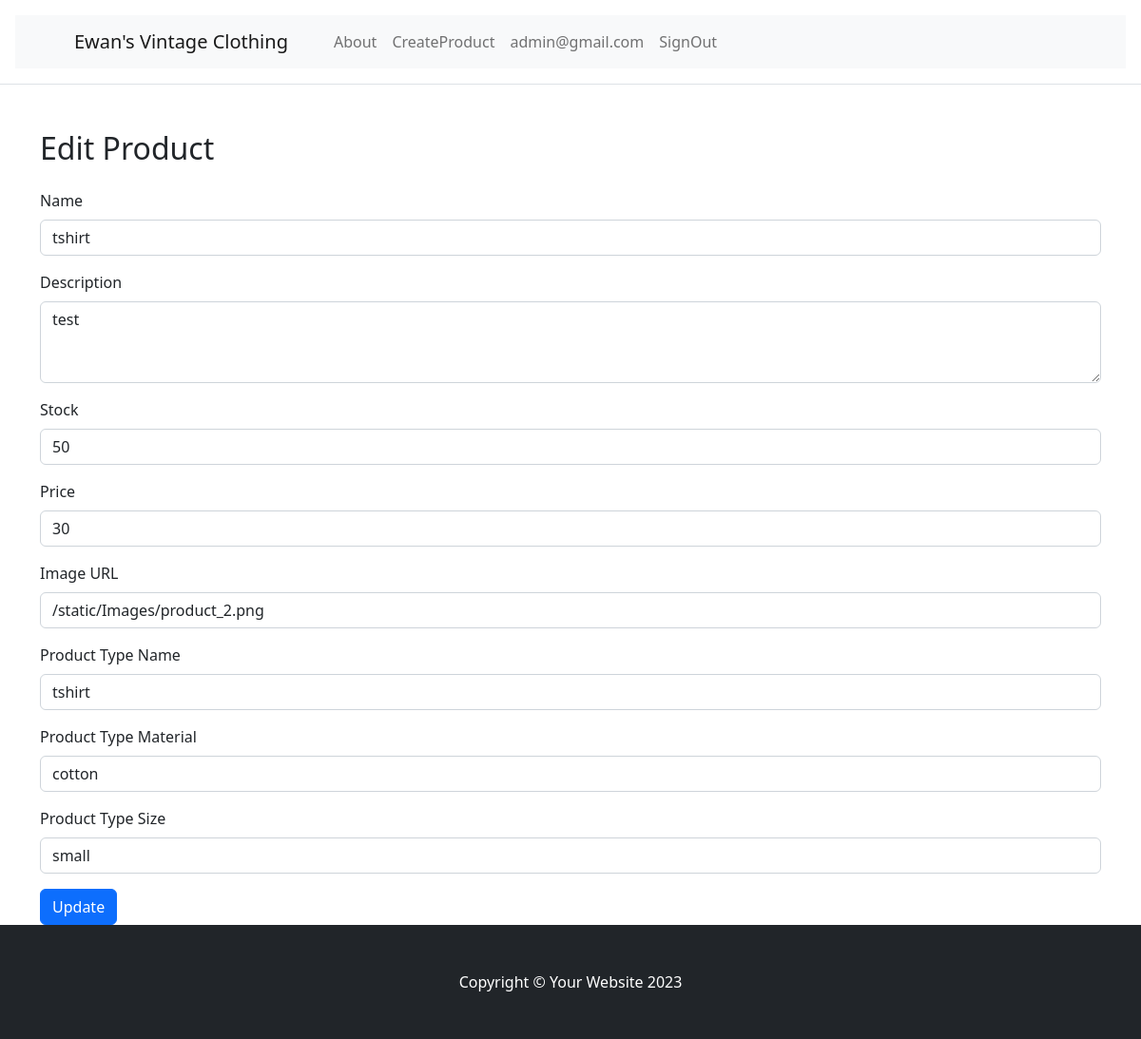
The page /products/tshirt/edit (signed in) on the database its author committed.
### tables this page shows
CREATE TABLE User (
    id INTEGER PRIMARY KEY AUTOINCREMENT,
    firstname VARCHAR(255) NOT NULL,
    lastname VARCHAR(255) NOT NULL,
    email VARCHAR(255) NOT NULL UNIQUE,
    password TEXT NOT NULL,
    is_admin BOOLEAN NOT NULL DEFAULT 0,
    is_active BOOLEAN NOT NULL DEFAULT 1
);

CREATE TABLE Product (
    id INTEGER PRIMARY KEY AUTOINCREMENT,
    name VARCHAR(255) NOT NULL,
    description TEXT,
    stock INT NOT NULL CHECK (stock >= 0),
    price DECIMAL(10, 2) NOT NULL CHECK (price >= 0.00),
    imageurl VARCHAR(255) NOT NULL,
    created_by INT NOT NULL,
    product_type INT NOT NULL,
    created_at TIMESTAMP DEFAULT CURRENT_TIMESTAMP,
    FOREIGN KEY (created_by) REFERENCES User(id) ON DELETE CASCADE,
    FOREIGN KEY (product_type) REFERENCES ProductType(id) ON DELETE CASCADE
);

CREATE TABLE ProductType (
    id INTEGER PRIMARY KEY AUTOINCREMENT,
    name VARCHAR(20) NOT NULL,
    material VARCHAR(20) NOT NULL,
    size VARCHAR(20) NOT NULL
);

### app.py (the view, shortened to what this page needs)
@app.route('/products/<name>/edit', methods=['GET', 'POST'])
def product_edit(name):
    if g.user and g.user.is_admin:
        try:
            product=select_product_by_name(name)
            return render_template('ProductEdit.html', product=product)
        except Exception as e:
            print(e)
            flash('Error while updating','danger')
            return redirect(url_for('products_spread'))
    flash('Unauthorised users cannot edit product','danger')
    return redirect(url_for('products_spread'))

### Model/Product.py (called while the page is built)
    def to_dict(self) -> dict:
        return {
            "id":self.id, "name":self.name, "material":self.material, "size":self.size
        }

    def to_dict(self):
        return {
            'id': self.id,
            'name': self.name,
            'description': self.description,
            'stock': self.stock,
            'price': self.price,
            'imageurl': self.imageurl,
            'created_by': self.created_by,
            'product_type': self.product_type,
            'created_at': self.created_at
        }

### Service/UserService.py (called while the page is built)
    def get_user_by_email(self,email):
        return select_user_by_email(email)

### app.py (called while the page is built)
@app.before_request
def before_request():
    email=session.get("email")
    if email is None:
        g.user = None
    else:
        validation = UserValidation()
        user=UserService(validation).get_user_by_email(email)
        if user:
            g.user=user
            if 'cart' not in session:
                session['cart'] = {"user": user.email, "items": [],}
            else:
                g.cart = session['cart']#assign cart to g.cart to access in the template easily
        else:
            session.clear()

### db.py (called while the page is built)
def select_user_by_email(email):
    mydb=get_db()
    row=mydb.execute("""SELECT id, firstname, lastname, email, password, is_admin, is_active FROM User WHERE email = ?""",
                 (email,)).fetchone()
    if row:
        user=UserRead(id=row[0], firstname=row[1], lastname=row[2], email=row[3], password=row[4], is_admin=row[5], is_active=row[6])
        return user

def get_db():
    db = getattr(g, '_database', None)
    if db is None:
        db = g._database = sqlite3.connect(DATABASE)
    return db

def select_product_type_by_id(id):
    mydb = get_db()
    row=mydb.execute("""select id, name, material, size FROM ProductType WHERE id = ?"""
                     ,(id,)).fetchone()
    if row:
        producttype=ProductTypeRead(id=row[0],
                                    name=row[1],
                                    material=row[2],
                                    size=row[3]).to_dict()
        return producttype

### templates/ProductEdit.html
{% extends "base.html" %}
{%  block content %}
    <div class="container mt-5">
        <h2 class="mb-4">Edit Product</h2>
        <form method="POST" action="{{ url_for('product_edit',name=product.name) }}">
            <div class="mb-3">
                <label for="name" class="form-label">Name</label>
                <input value="{{ product.name }}" type="text" class="form-control" id="name" name="name" required>
            </div>
            <div class="mb-3">
                <label for="description" class="form-label">Description</label>
                <textarea class="form-control" id="description" name="description" rows="3" required>{{ product.description }} </textarea>
            </div>
            <div class="mb-3">
                <label for="stock" class="form-label">Stock</label>
                <input value="{{ product.stock }}" type="number" class="form-control" id="stock" name="stock" min="0" required>
            </div>
            <div class="mb-3">
                <label for="price" class="form-label">Price</label>
                <input value="{{ product.price }}" type="number" class="form-control" id="price" name="price" step="0.01" min="0" required>
            </div>
            <div class="mb-3">
                <label for="imageurl" class="form-label">Image URL</label>
                <input value="{{ product.imageurl }}" type="text" class="form-control" id="imageurl" name="imageurl" required>
            </div>
            <div class="mb-3">
                <label for="producttypename" class="form-label">Product Type Name</label>
                <input value="{{ product.product_type.name }}" type="text" class="form-control" id="producttypename" name="producttypename" required>
            </div>
            <div class="mb-3">
                <label for="producttypematerial" class="form-label">Product Type Material</label>
                <input value="{{ product.product_type.material }}" type="text" class="form-control" id="producttypematerial" name="producttypematerial" required>
            </div>
            <div class="mb-3">
                <label for="producttypesize" class="form-label">Product Type Size</label>
                <input value="{{ product.product_type.size }}" type="text" class="form-control" id="producttypesize" name="producttypesize" required>
            </div>
            <button type="submit" class="btn btn-primary">Update</button>
        </form>
    </div>
{% endblock %}

### templates/header.html (shortened to what this page needs)
<nav class="navbar navbar-expand-lg navbar-light bg-light">
            <div class="container px-4 px-lg-5">
                <a class="navbar-brand" href="{{ url_for('products_spread') }}">Ewan's Vintage Clothing</a>
                <div class="collapse navbar-collapse" id="navbarSupportedContent">
                    <ul class="navbar-nav me-auto mb-2 mb-lg-0 ms-lg-4">
                        <li class="nav-item"><a class="nav-link" href="{{ url_for('about_page') }}">About</a></li>
                        {% if g.user %}
                            {% if g.user.is_admin %}
                                <li class="nav-item"><a class="nav-link" href="{{ url_for('create_product') }}">CreateProduct</a>
                                </li>
                                {% endif %}
                        <li class="nav-item"><a class="nav-link" href="#">{{ g.user.email }}</a></li>
                        <li class="nav-item"><a class="nav-link" href="{{ url_for('signout_page') }}">SignOut</a></li>
                        {% else %}
                        <li class="nav-item"><a class="nav-link" href="{{ url_for('signup_page') }}">SignUp</a></li>
                        <li class="nav-item"><a class="nav-link" href="{{ url_for('signin_page') }}">SignIn</a></li>
                        {% endif %}
                    </ul>
                </div>
            </div>
        </nav>

### rows shown on the page
User: user.email "admin@gmail.com"
Product: name "tshirt", description "test", stock "50", price "30", imageurl "/static/Images/product_2.png"
ProductType: producttypename "tshirt", producttypematerial "cotton", producttypesize "small"
